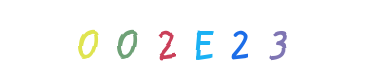
#> input picture test/002e23-0.png, 380 x 80 px, given in place of 0a1gfi-0.png, which was not available
$ jupyter execute --allow-errors 'pre-processing images.ipynb'   (older library calls are emulated)   (text cells are left out)
#> lines starting #> are read from the running program, lines starting #| are printed output that depends on the picture; after the words box and inside, x2 and y2 are one past the last pixel; in counts of white or black regions, pixels touching at a corner belong together; pictures that were not available may be replaced by others from this repository, and a replacement may not be noted
[cell 1]
import pandas as pd
import os
import numpy as np
import matplotlib.pyplot as plt
import cv2
import logging

[cell 2]
# Load the image
path = 'train/0a1gfi-0.png'
image = cv2.imread(path)
#> image is the input picture: shape (80, 380, 3); mean B, G, R 250.6, 250.3, 249
image_rgb = cv2.cvtColor(image, cv2.COLOR_BGR2RGB)  # Convert to RGB for matplotlib

def mask_image(image):
    lower_black = np.array([0, 0, 0])
    upper_black = np.array([25, 25, 25])
    mask = cv2.inRange(image, lower_black, upper_black)
#> mask: shape (80, 380); every value is 0

    # image[mask > 0] = [255, 255, 255]
    inpainted_image = cv2.inpaint(image, mask, inpaintRadius=3, flags=cv2.INPAINT_TELEA)
    return inpainted_image

masked_image = mask_image(image_rgb)
# Display the result
plt.imshow(masked_image)
plt.axis('off')
plt.show()

[cell 3]
def butterworth_highpass_filter(shape, cutoff, order):
    rows, cols = shape
    crow, ccol = rows // 2, cols // 2  # Center of the frequency domain
    x = np.arange(0, cols)
    y = np.arange(0, rows)
    X, Y = np.meshgrid(x, y)
    distance = np.sqrt((X - ccol)**2 + (Y - crow)**2)
    filter_mask = 1 / (1 + (cutoff / distance)**(2 * order))
    return filter_mask


def apply_filter(image):
    image = cv2.cvtColor(image, cv2.COLOR_RGB2GRAY)
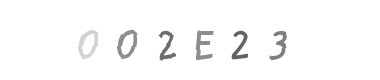
#> image: shape (80, 380); min 99, max 255, mean 250
    plt.imshow(image, cmap='gray')
    # convert to frequency domain
    f_transform = np.fft.fft2(image)
    f_shift = np.fft.fftshift(f_transform)
    # apply high-pass filter (edge detection)
    cutoff = 2
    order = 5
    filter_mask = butterworth_highpass_filter(image.shape, cutoff, order)
    filtered_f_shift = f_shift * filter_mask
    # trasnform back to spatial domain
    f_ishift = np.fft.ifftshift(filtered_f_shift)
    filtered_image = np.abs(np.fft.ifft2(f_ishift))
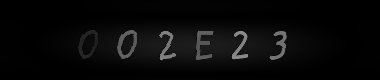
#> filtered_image: shape (80, 380) float64; min 1.55e-05, max 141.4, mean 9.1
    return filtered_image

filtered_image = apply_filter(masked_image).astype(np.uint8)
plt.imshow(filtered_image, cmap='gray')
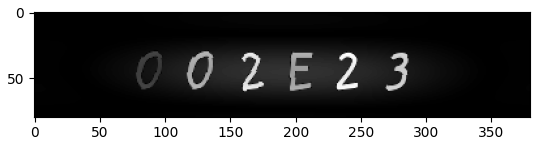
#> figure drawn by matplotlib, 1 panel

[cell 4]
def laplacian_edge_detection(image):
    image = cv2.cvtColor(image, cv2.COLOR_RGB2GRAY)
    laplacian = cv2.Laplacian(image, cv2.CV_8UC1)
    return laplacian
plt.imshow(laplacian_edge_detection(masked_image), cmap='gray')

[cell 5]
# Canny is specifically designed to detect edges, gussian blur before edge detection
# butterworth removes high freq component (edges get amplified in that process but not the main purpose)
def canny_edge_detection(image):
    image = cv2.cvtColor(image, cv2.COLOR_RGB2GRAY)
    blurred = cv2.GaussianBlur(image, (3, 3), 1.5)
    edges = cv2.Canny(image, 100, 200)
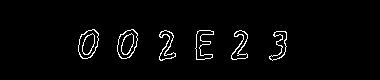
#> edges: shape (80, 380); 2.6% white in thin lines or dots, all inside (x1, y1, x2, y2) = (78, 29, 287, 61)
    return edges
plt.imshow(canny_edge_detection(masked_image), cmap='gray')
canny = canny_edge_detection(masked_image)

[cell 6]
def sobel_edge_detection(image):
    image = cv2.cvtColor(image, cv2.COLOR_RGB2GRAY)
    sobel_x = cv2.Sobel(image, cv2.CV_64F, 1, 0, ksize=5)
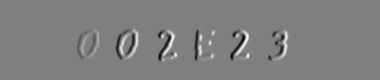
#> sobel_x: shape (80, 380) float64; min -7454, max 7464, mean 0; drawn with min black and max white
    sobel_y = cv2.Sobel(image, cv2.CV_64F, 0, 1, ksize=5)
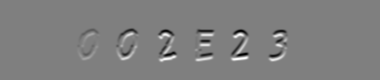
#> sobel_y: shape (80, 380) float64; min -7488, max 7488, mean 0; drawn with min black and max white
    # calculate the magnitude of the gradient vector at each pixel - bascially combine both
    sobel_magnitude = np.sqrt(sobel_x**2 + sobel_y**2)
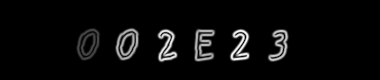
#> sobel_magnitude: shape (80, 380) float64; min 0, max 7797.9, mean 321.4; drawn with min black and max white
    return sobel_magnitude
plt.imshow(sobel_edge_detection(masked_image), cmap='gray')
sobel = sobel_edge_detection(masked_image).astype(np.uint8)
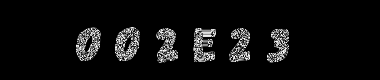
#> sobel: shape (80, 380); min 0, max 255, mean 14
plt.imshow(sobel, cmap='gray')

[cell 7]
print(sobel.shape)
#| (80, 380)
print(masked_image.shape)
#| (80, 380, 3)

[cell 8]
def find_contours(image, masked_image_gray):
    def has_overlap(curr_rect, exist_rect, threshold=0.5):
        """Check if two rectangles overlap significantly"""
        x1, y1, w1, h1 = curr_rect
        x2, y2, w2, h2 = exist_rect

        w = (x2 + w2) - x1
        y = min(y1, y2)
        h = max(y1 + h1, y2 + h2) - y
        area = w * h

        area_curr = w1 * h1
        area_exist = w2 * h2
        if area / area_exist >= threshold:
            return True, curr_rect if area_curr > area_exist else exist_rect
        return False, None

    contours, _ = cv2.findContours(image, cv2.RETR_EXTERNAL, cv2.CHAIN_APPROX_SIMPLE)
#> contours = 6 contours; box (x1, y1, x2, y2) and area: (117, 29, 138, 59) 436, (78, 29, 99, 59) 436, (195, 30, 214, 60) 243, (231, 30, 248, 60) 208, (159, 30, 176, 61) 205, (269, 31, 287, 61) 196
    rectangles = [cv2.boundingRect(c) for c in contours]
#> rectangles = [(269, 31, 18, 30), (231, 30, 17, 30), (195, 30, 19, 30), (159, 30, 17, 31), (117, 29, 21, 30), (78, 29, 21, 30)]
    rectangles.sort(key=lambda x: x[0])
    filtered_rectangles = []

    # find potential overlapping rectangles (horizontal)
    prev_end = None
    for i, rect in enumerate(rectangles):
        curr_start = rect[0]
        # first rectangle
        if not prev_end:
            filtered_rectangles.append(rect)
            prev_end = rect[0] + rect[2]
            continue

        # no overlap
        if curr_start < prev_end:
            prev_end = rect[0] + rect[2]
            continue
        else:
            overlap, big_rect = has_overlap(rect, filtered_rectangles[-1])
            if overlap and big_rect == rect:
                    filtered_rectangles.pop()
            filtered_rectangles.append(rect)
            prev_end = rect[0] + rect[2]
#> this loop made 6 passes
#> (curr_start, x1 in has_overlap, y1 in has_overlap, w1 in has_overlap, h1 in has_overlap, x2 in has_overlap, y2 in has_overlap, w2 in has_overlap) on passes 2 to 6: (117, 117, 29, 21, 30, 78, 29, 21), (159, 159, 30, 17, 31, 117, 29, 21), (195, 195, 30, 19, 30, 159, 30, 17), (231, 231, 30, 17, 30, 195, 30, 19), (269, 269, 31, 18, 30, 231, 30, 17)
#> (rect, curr_start, prev_end) on pass 1: ((78, 29, 21, 30), 78, 99)
#> after the loop, filtered_rectangles = [(78, 29, 21, 30), (117, 29, 21, 30), (159, 30, 17, 31), (195, 30, 19, 30), (231, 30, 17, 30), (269, 31, 18, 30)]


    characters = []
    margin = 2

    for (x, y, w, h) in filtered_rectangles:
        x_start = max(0, x - margin)
        y_start = max(0, y - margin)
        x_end = min(image.shape[1], x + w + margin)
        y_end = min(image.shape[0], y + h + margin)

        char_region = masked_image_gray[y_start:y_end, x_start:x_end]
        characters.append(char_region)
        if char_region.shape[0] > 15 and char_region.shape[1] > 15:
            characters.append(char_region)
#> this loop made 6 passes
#> (x, y, w, h, x_start, y_start, x_end, y_end) on passes 1 to 6: (78, 29, 21, 30, 76, 27, 101, 61), (117, 29, 21, 30, 115, 27, 140, 61), (159, 30, 17, 31, 157, 28, 178, 63), (195, 30, 19, 30, 193, 28, 216, 62), (231, 30, 17, 30, 229, 28, 250, 62), (269, 31, 18, 30, 267, 29, 289, 63)
#> after the loop, characters = 12 items

    return characters


characters = find_contours(canny, masked_image)
#> characters = 12 items
for i, char in enumerate(characters):
        plt.subplot(1, len(characters), i+1)
        plt.imshow(char, cmap='gray')
        plt.axis('off')
        plt.show()
#> this loop made 12 passes

[cell 9]
masked_image_gray = cv2.cvtColor(masked_image, cv2.COLOR_RGB2GRAY)
plt.imshow(masked_image_gray, cmap='gray')
print(masked_image_gray.shape)
#| (80, 380)
print(np.min(masked_image_gray), np.max(masked_image_gray))
#| 99 255

[cell 10]
def apply_filter(image, func):
    filtered_image = func(image).astype(np.uint8)
    canny = canny_edge_detection(image)
    characters = find_contours(filtered_image, image)
#> the loop in find_contours (call 2), `for i, rect in enumerate(rectangles):` made 6 passes
#> the loop in find_contours (call 2), `for (x, y, w, h) in filtered_rectangles:` made 6 passes
#> characters = 12 items
    return characters

def overall_size(sobel, canny):
    sobel_count = 0
    canny_count = 0
    for i in range(len(sobel)):
        sobel_img = sobel[i]
        canny_img = canny[i]
        sobel_area = sobel_img.shape[0] * sobel_img.shape[1]
        canny_area = canny_img.shape[0] * canny_img.shape[1]
        if sobel_area < 75:
            sobel_count -= 10
        if canny_area < 75:
            canny_count -= -10
        if sobel_area >= canny_area:
            sobel_count += 1
        else:
            canny_count += 1
    return sobel if sobel_count >= canny_count else canny


def preprocess_segment(image_path, no_of_chars):
    # read the image
    image = cv2.imread(image_path)
    # convert to RGB
    image_rgb = cv2.cvtColor(image, cv2.COLOR_BGR2RGB)
    # mask the image
    masked_image = mask_image(image_rgb)
    # masked image to gray scale
    masked_imaged_gray = cv2.cvtColor(masked_image, cv2.COLOR_RGB2GRAY)
    # apply filter
    canny_chars = apply_filter(masked_image, canny_edge_detection)
#> canny_chars = 12 items
    sobel_chars = apply_filter(masked_image, sobel_edge_detection)
#> in find_contours (call 3), `contours, _ = cv2.findContours(image, cv2.RETR_EXTERNAL, cv2.CHAIN_APP..`: contours = 6 contours; box (x1, y1, x2, y2) and area: (115, 27, 140, 61) 648, (76, 27, 101, 61) 648, (193, 28, 216, 62) 540, (156, 28, 178, 63) 508, (229, 28, 250, 62) 496, (267, 28, 289, 63) 480
#> in find_contours (call 3), `rectangles = [cv2.boundingRect(c) for c in contours]`: rectangles = [(267, 28, 22, 35), (229, 28, 21, 34), (193, 28, 23, 34), (156, 28, 22, 35), (115, 27, 25, 34), (76, 27, 25, 34)]
#> the loop in find_contours (call 3), `for i, rect in enumerate(rectangles):` made 6 passes
#> (curr_start, x1 in has_overlap, y1 in has_overlap, w1 in has_overlap, h1 in has_overlap, x2 in has_overlap, y2 in has_overlap, w2 in has_overlap) on passes 2 to 6: (115, 115, 27, 25, 34, 76, 27, 25), (156, 156, 28, 22, 35, 115, 27, 25), (193, 193, 28, 23, 34, 156, 28, 22), (229, 229, 28, 21, 34, 193, 28, 23), (267, 267, 28, 22, 35, 229, 28, 21)
#> (rect, curr_start, prev_end) on pass 1: ((76, 27, 25, 34), 76, 101)
#> after the loop in find_contours (call 3), `for i, rect in enumerate(rectangles):`: filtered_rectangles = [(76, 27, 25, 34), (115, 27, 25, 34), (156, 28, 22, 35), (193, 28, 23, 34), (229, 28, 21, 34), (267, 28, 22, 35)]
#> the loop in find_contours (call 3), `for (x, y, w, h) in filtered_rectangles:` made 6 passes
#> (x, y, w, h, x_start, y_start, x_end, y_end) on passes 1 to 6: (76, 27, 25, 34, 74, 25, 103, 63), (115, 27, 25, 34, 113, 25, 142, 63), (156, 28, 22, 35, 154, 26, 180, 65), (193, 28, 23, 34, 191, 26, 218, 64), (229, 28, 21, 34, 227, 26, 252, 64), (267, 28, 22, 35, 265, 26, 291, 65)
#> pass 1, in find_contours (call 3), `char_region = masked_image_gray[y_start:y_end, x_start:x_end]`:
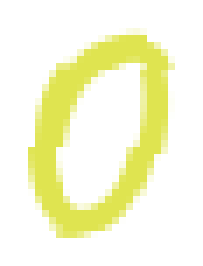
#> char_region: shape (38, 29, 3) (shown 7 times larger); mean R, G, B 247.6, 248.7, 214.5
#> pass 3, in find_contours (call 3), `char_region = masked_image_gray[y_start:y_end, x_start:x_end]`:
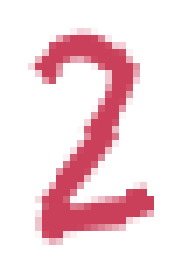
#> char_region: shape (39, 26, 3) (shown 7 times larger); mean R, G, B 244.8, 218.1, 223.1
#> sobel_chars = 12 items
    normal_chars = find_contours(masked_imaged_gray, masked_image)
#> normal_chars = 2 items
    all= [normal_chars, canny_chars, sobel_chars]
    matched_len = []
    for chars in all:
        if len(chars) == no_of_chars:
            matched_len.append(chars)
#> this loop made 3 passes
#> after the loop, matched_len = []
    if len(matched_len) == 0:
        return sobel_chars
    elif len(matched_len) == 1:
        return matched_len[0]
    elif len(matched_len) == 2:
        return overall_size(matched_len[0], matched_len[1])
    else:
        check_1 = overall_size(matched_len[0], matched_len[1])
        check_2 = overall_size(check_1, matched_len[2])
        return check_2

[cell 11]
logging.basicConfig(filename='image_processing-test.log', level=logging.INFO, format='%(asctime)s:%(levelname)s:%(message)s', force=True)

incorrect_segmentation = []
def process_images(input_dir, output_dir):
    if not os.path.exists(output_dir):
        os.makedirs(output_dir)

    for filename in os.listdir(input_dir):
        image_path = os.path.join(input_dir, filename)
        no_of_chars = len(filename.split('-')[0])
        characters = preprocess_segment(image_path, no_of_chars)
#> characters = 12 items
        if no_of_chars != len(characters):
            logging.info(f'Image {filename} has {len(characters)} characters, expected {no_of_chars}')
            incorrect_segmentation.append(filename)
            continue
        # # create a subfolder for each image
        image_name = filename.split('.')[0]
        # [9 lines of commented-out code are left out]
        for i, char in enumerate(characters):
            char_dir = os.path.join(output_dir, image_name[i])
            if not os.path.exists(char_dir):
                os.makedirs(char_dir)
            char_output_path = os.path.join(char_dir, f'{image_name}-{i}.png')
            cv2.imwrite(char_output_path, char)

        print(f'Processed {filename} and saved {len(characters)} characters to')
#> pass 2 of the loop in process_images, `for filename in os.listdir(input_dir):`:
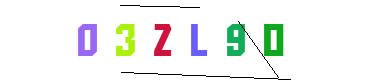
#> input picture test/03zl9o-0.png, 380 x 80 px, found by its file name
#> in preprocess_segment, image is the input picture: shape (80, 380, 3); mean B, G, R 240.7, 243.1, 240.4
#> in mask_image (call 3), `mask = cv2.inRange(image, lower_black, upper_black)`:
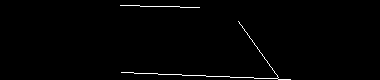
#> mask: shape (80, 380); 1% white in thin lines or dots, all inside (x1, y1, x2, y2) = (120, 5, 291, 80)
#> edges: shape (80, 380); 2.6% white in thin lines or dots, all inside (x1, y1, x2, y2) = (78, 23, 284, 56)
#> contours = 6 contours, 1 with area under 20; largest, box (x1, y1, x2, y2) and area: (264, 23, 284, 56) 605, (78, 23, 97, 56) 560, (227, 23, 246, 56) 472, (154, 23, 172, 56) 342, (191, 23, 208, 56) 247
#> contours = 9 contours, 1 with area under 20; largest, box (x1, y1, x2, y2) and area: (259, 22, 286, 63) 852, (225, 19, 254, 58) 790, (76, 22, 99, 58) 761, (114, 22, 137, 58) 690, (189, 22, 210, 58) 440, (152, 22, 174, 53) 328, (169, 48, 174, 58) 36, (152, 22, 157, 32) 36
#> rectangles = [(152, 54, 5, 4), (169, 48, 5, 10), (259, 22, 27, 41), (189, 22, 21, 36), (152, 22, 22, 31), (152, 22, 5, 10), (114, 22, 23, 36), (76, 22, 23, 36), (225, 19, 29, 39)]
#> the loop in find_contours (call 6), `for i, rect in enumerate(rectangles):` made 9 passes
#> (curr_start, x1 in has_overlap, y1 in has_overlap, w1 in has_overlap, h1 in has_overlap, x2 in has_overlap, y2 in has_overlap, w2 in has_overlap) on passes 2, 3, 6, 7, 8, 9: (114, 114, 22, 23, 36, 76, 22, 23), (152, 152, 54, 5, 4, 114, 22, 23), (169, 169, 48, 5, 10, 152, 54, 5), (189, 189, 22, 21, 36, 169, 48, 5), (225, 225, 19, 29, 39, 189, 22, 21), (259, 259, 22, 27, 41, 225, 19, 29)
#> after the loop in find_contours (call 6), `for i, rect in enumerate(rectangles):`: filtered_rectangles = [(76, 22, 23, 36), (114, 22, 23, 36), (152, 54, 5, 4), (169, 48, 5, 10), (189, 22, 21, 36), (225, 19, 29, 39), (259, 22, 27, 41)]
#> the loop in find_contours (call 6), `for (x, y, w, h) in filtered_rectangles:` made 7 passes
#> (x, y, w, h, x_start, y_start, x_end, y_end) on passes 1 to 7: (76, 22, 23, 36, 74, 20, 101, 60), (114, 22, 23, 36, 112, 20, 139, 60), (152, 54, 5, 4, 150, 52, 159, 60), (169, 48, 5, 10, 167, 46, 176, 60), (189, 22, 21, 36, 187, 20, 212, 60), (225, 19, 29, 39, 223, 17, 256, 60), (259, 22, 27, 41, 257, 20, 288, 65)
#> pass 2, in find_contours (call 6), `char_region = masked_image_gray[y_start:y_end, x_start:x_end]`:
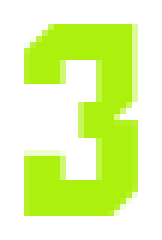
#> char_region: shape (40, 27, 3) (shown 6 times larger); mean R, G, B 224.2, 249.9, 166.3
#> the loop in preprocess_segment (call 2), `for chars in all:` made 3 passes
#> pass 3 of the loop in process_images, `for filename in os.listdir(input_dir):`:
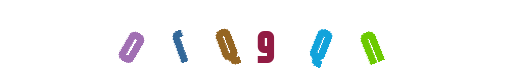
#> input picture test/0rq9qn-0.png, 510 x 80 px, found by its file name
#> in preprocess_segment, image is the input picture: shape (80, 510, 3); mean B, G, R 245.7, 246.6, 245.9
#> mask: shape (80, 510); every value is 0
#> masked_imaged_gray: shape (80, 510)
#> blurred: shape (80, 510)
#> edges: shape (80, 510); 1.8% white in thin lines or dots, all inside (x1, y1, x2, y2) = (118, 28, 385, 68)
#> contours = 6 contours; box (x1, y1, x2, y2) and area: (310, 29, 333, 68) 510, (215, 28, 241, 65) 508, (118, 31, 145, 63) 490, (257, 30, 275, 63) 468, (360, 31, 385, 65) 463, (172, 29, 188, 63) 238
#> sobel_x: shape (80, 510) float64
#> in sobel_edge_detection (call 5), `sobel_y = cv2.Sobel(image, cv2.CV_64F, 0, 1, ksize=5)`:
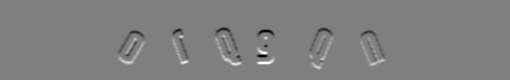
#> sobel_y: shape (80, 510) float64; min -8976, max 8976, mean 0; drawn with min black and max white
#> the loop in preprocess_segment (call 3), `for chars in all:` made 3 passes
#> the loop made 4 passes; the first 3 are shown
